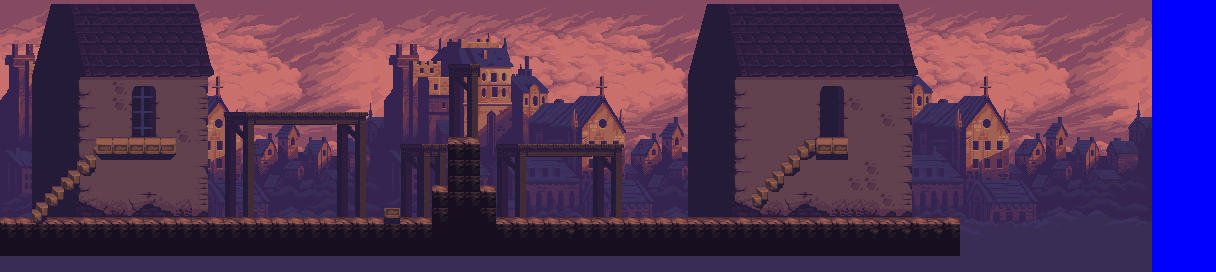

A 2D game scene composited from a Tiled map and its tileset images. What follows is a short description and the map's XML, with each tile layer's data collapsed to a summary:
An orthogonal 76x17 tile map with 16x16 px tiles, 3 tile layers (NUEVA TL0, NUEVA TL1, NUEVATL2), 2 tilesets, 6 image layers and 17 objects.

<map version="1.9" tiledversion="1.9.0" orientation="orthogonal" renderorder="right-down" width="76" height="17" tilewidth="16" tileheight="16" infinite="0" backgroundcolor="#0000ff" nextlayerid="18" nextobjectid="34">
 <tileset firstgid="1" name="tileset" tilewidth="16" tileheight="16" tilecount="444" columns="37">
  <image source="tileset.png" width="592" height="192" />
 </tileset>
 <tileset firstgid="445" source="colisiones.tsx" />
 <imagelayer id="3" name="Background" locked="1">
  <image source="background.png" width="384" height="288" />
 </imagelayer>
 <imagelayer id="11" name="Copiar desde Background" locked="1" offsetx="384" offsety="0">
  <image source="background.png" width="384" height="288" />
 </imagelayer>
 <imagelayer id="12" name="Copiar desde Copiar desde Background" locked="1" offsetx="768" offsety="0">
  <image source="background.png" width="384" height="288" />
 </imagelayer>
 <imagelayer id="5" name="MiddleGround" locked="1" tintcolor="#7a7a7a">
  <image source="middleground.png" width="384" height="288" />
 </imagelayer>
 <imagelayer id="10" name="Copiar desde MiddleGround" locked="1" tintcolor="#7a7a7a" offsetx="384" offsety="0">
  <image source="middleground.png" width="384" height="288" />
 </imagelayer>
 <imagelayer id="14" name="Copiar desde Copiar desde MiddleGround" locked="1" tintcolor="#7a7a7a" offsetx="768" offsety="-0.0108696">
  <image source="middleground.png" width="384" height="288" />
 </imagelayer>
 <layer id="9" name="NUEVA TL0" width="76" height="17" locked="1">
  <data>[1292 cells, 4 non-empty, 3 distinct tile ids]</data>
 </layer>
 <layer id="7" name="NUEVA TL1" width="76" height="17" locked="1">
  <data>[1292 cells, 604 non-empty, 113 distinct tile ids]</data>
 </layer>
 <layer id="8" name="NUEVATL2" width="76" height="17" locked="1">
  <data>[1292 cells, 14 non-empty, 7 distinct tile ids]</data>
 </layer>
 <objectgroup id="17" name="Colisiones" locked="1">
  <object id="2" x="224.182" y="112" width="143.273" height="15.6364" />
  <object id="3" x="96.3333" y="144.333" width="79.3333" height="15.6667" />
  <object id="4" x="80.3333" y="159.667" width="15.6667" height="15.6667" />
  <object id="6" x="64.1667" y="175.667" width="15.6667" height="15.6667" />
  <object id="7" x="48.4167" y="191.667" width="15.6667" height="15.6667" />
  <object id="8" x="31.6667" y="208.417" width="15.6667" height="15.6667" />
  <object id="10" x="447.75" y="64" width="32" height="15.75" />
  <object id="11" x="400" y="144.25" width="79.5" height="15.75" />
  <object id="12" x="447.75" y="160" width="32" height="47.75" />
  <object id="13" x="479.25" y="192.25" width="16.5" height="48.5" />
  <object id="15" x="432.25" y="192.75" width="15" height="47" />
  <object id="16" x="0" y="223.333" width="960.125" height="16.6667" />
  <object id="17" x="800.25" y="144.5" width="47" height="15" />
  <object id="21" x="784.167" y="160.417" width="15.6667" height="15.6667" />
  <object id="22" x="768.167" y="176.667" width="15.6667" height="15.6667" />
  <object id="23" x="752.417" y="192.167" width="15.6667" height="15.6667" />
  <object id="24" x="495.333" y="144.333" width="127.667" height="16" />
 </objectgroup>
</map>
